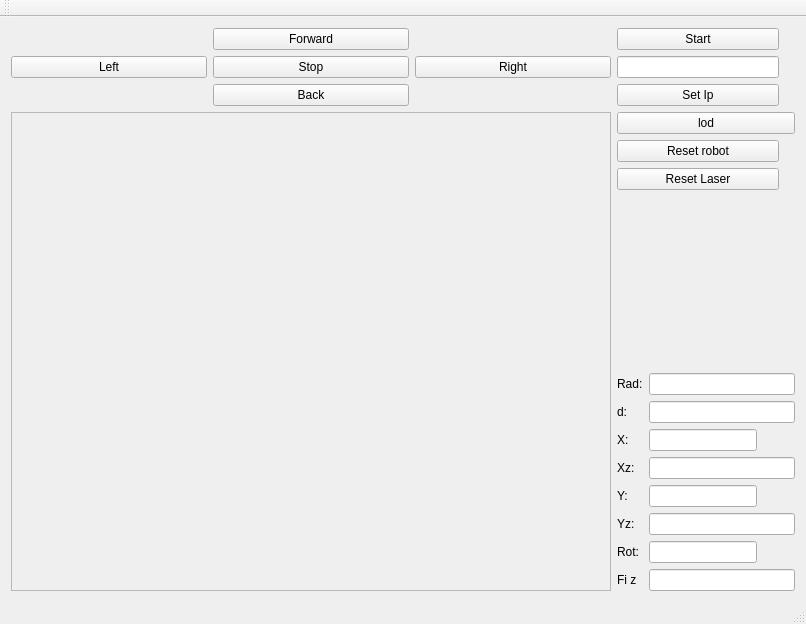
<?xml version="1.0" encoding="UTF-8"?>
<ui version="4.0">
 <class>MainWindow</class>
 <widget class="QMainWindow" name="MainWindow">
  <property name="geometry">
   <rect>
    <x>0</x>
    <y>0</y>
    <width>806</width>
    <height>624</height>
   </rect>
  </property>
  <property name="windowTitle">
   <string>MainWindow</string>
  </property>
  <widget class="QWidget" name="centralWidget">
   <layout class="QGridLayout" name="gridLayout">
    <item row="2" column="0">
     <widget class="QFrame" name="frame">
      <property name="sizePolicy">
       <sizepolicy hsizetype="MinimumExpanding" vsizetype="Expanding">
        <horstretch>0</horstretch>
        <verstretch>0</verstretch>
       </sizepolicy>
      </property>
      <property name="minimumSize">
       <size>
        <width>600</width>
        <height>450</height>
       </size>
      </property>
      <property name="frameShape">
       <enum>QFrame::StyledPanel</enum>
      </property>
      <property name="frameShadow">
       <enum>QFrame::Raised</enum>
      </property>
     </widget>
    </item>
    <item row="1" column="1">
     <layout class="QVBoxLayout" name="verticalLayout">
      <item>
       <widget class="QPushButton" name="pushButton_9">
        <property name="sizePolicy">
         <sizepolicy hsizetype="Fixed" vsizetype="Fixed">
          <horstretch>0</horstretch>
          <verstretch>0</verstretch>
         </sizepolicy>
        </property>
        <property name="minimumSize">
         <size>
          <width>162</width>
          <height>0</height>
         </size>
        </property>
        <property name="text">
         <string>Start</string>
        </property>
       </widget>
      </item>
      <item>
       <widget class="QLineEdit" name="lineEdit">
        <property name="sizePolicy">
         <sizepolicy hsizetype="Fixed" vsizetype="Fixed">
          <horstretch>0</horstretch>
          <verstretch>0</verstretch>
         </sizepolicy>
        </property>
        <property name="minimumSize">
         <size>
          <width>162</width>
          <height>0</height>
         </size>
        </property>
       </widget>
      </item>
      <item>
       <widget class="QPushButton" name="pushButton">
        <property name="sizePolicy">
         <sizepolicy hsizetype="Fixed" vsizetype="Fixed">
          <horstretch>0</horstretch>
          <verstretch>0</verstretch>
         </sizepolicy>
        </property>
        <property name="minimumSize">
         <size>
          <width>162</width>
          <height>0</height>
         </size>
        </property>
        <property name="text">
         <string>Set Ip</string>
        </property>
       </widget>
      </item>
     </layout>
    </item>
    <item row="1" column="0">
     <layout class="QGridLayout" name="gridLayout_2">
      <item row="1" column="2">
       <widget class="QPushButton" name="pushButton_5">
        <property name="sizePolicy">
         <sizepolicy hsizetype="Expanding" vsizetype="Fixed">
          <horstretch>0</horstretch>
          <verstretch>0</verstretch>
         </sizepolicy>
        </property>
        <property name="text">
         <string>Right</string>
        </property>
       </widget>
      </item>
      <item row="0" column="1">
       <widget class="QPushButton" name="pushButton_2">
        <property name="sizePolicy">
         <sizepolicy hsizetype="Expanding" vsizetype="Fixed">
          <horstretch>0</horstretch>
          <verstretch>0</verstretch>
         </sizepolicy>
        </property>
        <property name="text">
         <string>Forward</string>
        </property>
       </widget>
      </item>
      <item row="1" column="0">
       <widget class="QPushButton" name="pushButton_6">
        <property name="sizePolicy">
         <sizepolicy hsizetype="Expanding" vsizetype="Fixed">
          <horstretch>0</horstretch>
          <verstretch>0</verstretch>
         </sizepolicy>
        </property>
        <property name="text">
         <string>Left</string>
        </property>
       </widget>
      </item>
      <item row="2" column="1">
       <widget class="QPushButton" name="pushButton_3">
        <property name="sizePolicy">
         <sizepolicy hsizetype="Expanding" vsizetype="Fixed">
          <horstretch>0</horstretch>
          <verstretch>0</verstretch>
         </sizepolicy>
        </property>
        <property name="text">
         <string>Back</string>
        </property>
       </widget>
      </item>
      <item row="1" column="1">
       <widget class="QPushButton" name="pushButton_4">
        <property name="sizePolicy">
         <sizepolicy hsizetype="Expanding" vsizetype="Fixed">
          <horstretch>0</horstretch>
          <verstretch>0</verstretch>
         </sizepolicy>
        </property>
        <property name="text">
         <string>Stop</string>
        </property>
       </widget>
      </item>
     </layout>
    </item>
    <item row="2" column="1">
     <layout class="QVBoxLayout" name="verticalLayout_2">
      <item>
       <widget class="QPushButton" name="pushButton_10">
        <property name="text">
         <string>lod</string>
        </property>
       </widget>
      </item>
      <item>
       <widget class="QPushButton" name="pushButton_8">
        <property name="sizePolicy">
         <sizepolicy hsizetype="Fixed" vsizetype="Fixed">
          <horstretch>0</horstretch>
          <verstretch>0</verstretch>
         </sizepolicy>
        </property>
        <property name="minimumSize">
         <size>
          <width>162</width>
          <height>0</height>
         </size>
        </property>
        <property name="text">
         <string>Reset robot</string>
        </property>
       </widget>
      </item>
      <item>
       <widget class="QPushButton" name="pushButton_7">
        <property name="sizePolicy">
         <sizepolicy hsizetype="Fixed" vsizetype="Fixed">
          <horstretch>0</horstretch>
          <verstretch>0</verstretch>
         </sizepolicy>
        </property>
        <property name="minimumSize">
         <size>
          <width>162</width>
          <height>0</height>
         </size>
        </property>
        <property name="text">
         <string>Reset Laser</string>
        </property>
       </widget>
      </item>
      <item>
       <spacer name="verticalSpacer">
        <property name="orientation">
         <enum>Qt::Vertical</enum>
        </property>
        <property name="sizeHint" stdset="0">
         <size>
          <width>20</width>
          <height>40</height>
         </size>
        </property>
       </spacer>
      </item>
      <item>
       <layout class="QGridLayout" name="gridLayout_3">
        <item row="3" column="1">
         <widget class="QLineEdit" name="Xziadana"/>
        </item>
        <item row="2" column="1">
         <widget class="QLineEdit" name="lineEdit_2">
          <property name="sizePolicy">
           <sizepolicy hsizetype="Fixed" vsizetype="Fixed">
            <horstretch>0</horstretch>
            <verstretch>0</verstretch>
           </sizepolicy>
          </property>
          <property name="focusPolicy">
           <enum>Qt::NoFocus</enum>
          </property>
          <property name="readOnly">
           <bool>true</bool>
          </property>
         </widget>
        </item>
        <item row="4" column="1">
         <widget class="QLineEdit" name="lineEdit_3">
          <property name="sizePolicy">
           <sizepolicy hsizetype="Fixed" vsizetype="Fixed">
            <horstretch>0</horstretch>
            <verstretch>0</verstretch>
           </sizepolicy>
          </property>
          <property name="focusPolicy">
           <enum>Qt::NoFocus</enum>
          </property>
          <property name="readOnly">
           <bool>true</bool>
          </property>
         </widget>
        </item>
        <item row="6" column="1">
         <widget class="QLineEdit" name="lineEdit_4">
          <property name="sizePolicy">
           <sizepolicy hsizetype="Fixed" vsizetype="Fixed">
            <horstretch>0</horstretch>
            <verstretch>0</verstretch>
           </sizepolicy>
          </property>
          <property name="focusPolicy">
           <enum>Qt::NoFocus</enum>
          </property>
          <property name="readOnly">
           <bool>true</bool>
          </property>
         </widget>
        </item>
        <item row="5" column="1">
         <widget class="QLineEdit" name="Yziadana"/>
        </item>
        <item row="2" column="0">
         <widget class="QLabel" name="label">
          <property name="text">
           <string>X:</string>
          </property>
         </widget>
        </item>
        <item row="6" column="0">
         <widget class="QLabel" name="label_3">
          <property name="text">
           <string>Rot:</string>
          </property>
         </widget>
        </item>
        <item row="4" column="0">
         <widget class="QLabel" name="label_2">
          <property name="text">
           <string>Y:</string>
          </property>
         </widget>
        </item>
        <item row="7" column="1">
         <widget class="QLineEdit" name="Rotodchylka"/>
        </item>
        <item row="3" column="0">
         <widget class="QLabel" name="label_4">
          <property name="text">
           <string>Xz:</string>
          </property>
         </widget>
        </item>
        <item row="5" column="0">
         <widget class="QLabel" name="label_5">
          <property name="text">
           <string>Yz:</string>
          </property>
         </widget>
        </item>
        <item row="7" column="0">
         <widget class="QLabel" name="label_6">
          <property name="text">
           <string>Fi z</string>
          </property>
         </widget>
        </item>
        <item row="1" column="0">
         <widget class="QLabel" name="label_7">
          <property name="text">
           <string>d:</string>
          </property>
         </widget>
        </item>
        <item row="1" column="1">
         <widget class="QLineEdit" name="dodchylka"/>
        </item>
        <item row="0" column="0">
         <widget class="QLabel" name="label_8">
          <property name="text">
           <string>Rad:</string>
          </property>
         </widget>
        </item>
        <item row="0" column="1">
         <widget class="QLineEdit" name="rad"/>
        </item>
       </layout>
      </item>
     </layout>
    </item>
   </layout>
  </widget>
  <widget class="QMenuBar" name="menuBar">
   <property name="geometry">
    <rect>
     <x>0</x>
     <y>0</y>
     <width>806</width>
     <height>22</height>
    </rect>
   </property>
  </widget>
  <widget class="QToolBar" name="mainToolBar">
   <attribute name="toolBarArea">
    <enum>TopToolBarArea</enum>
   </attribute>
   <attribute name="toolBarBreak">
    <bool>false</bool>
   </attribute>
  </widget>
  <widget class="QStatusBar" name="statusBar"/>
 </widget>
 <layoutdefault spacing="6" margin="11"/>
 <resources/>
 <connections/>
</ui>
